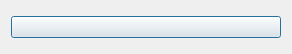
<?xml version="1.0" encoding="UTF-8"?>
<ui version="4.0">
 <class>Dialog</class>
 <widget class="QDialog" name="Dialog">
  <property name="geometry">
   <rect>
    <x>0</x>
    <y>0</y>
    <width>292</width>
    <height>54</height>
   </rect>
  </property>
  <property name="windowTitle">
   <string>属性选择窗口</string>
  </property>
  <layout class="QVBoxLayout" name="verticalLayout">
   <item>
    <layout class="QVBoxLayout" name="attrCbLayout">
     <item>
      <widget class="ComboBox" name="comboBox"/>
     </item>
    </layout>
   </item>
  </layout>
 </widget>
 <customwidgets>
  <customwidget>
   <class>ComboBox</class>
   <extends>QPushButton</extends>
   <header>qfluentwidgets</header>
  </customwidget>
 </customwidgets>
 <resources/>
 <connections/>
</ui>
